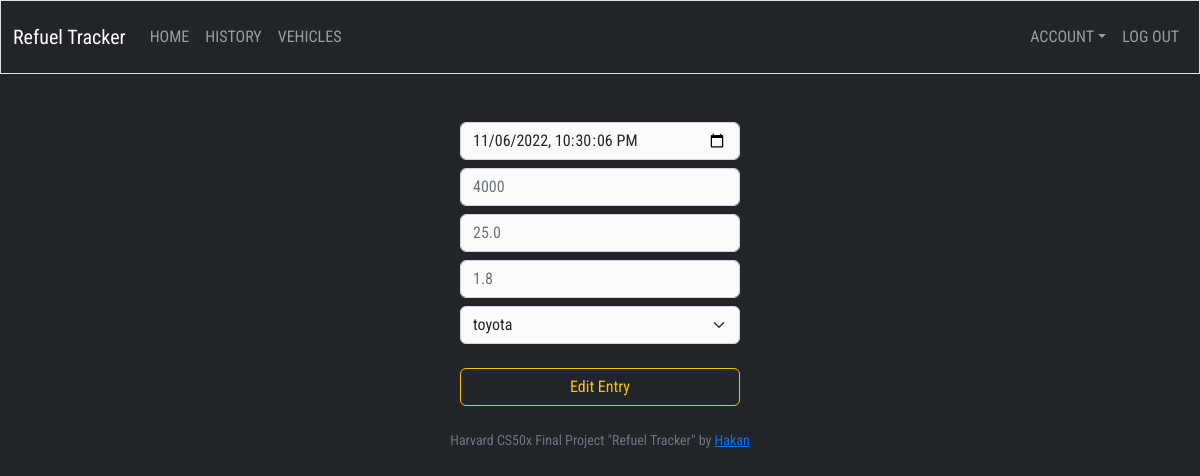
Page /edit/77 (signed in) on the committed database.
### tables this page shows
CREATE TABLE "refuels" (
	"id"	INTEGER NOT NULL UNIQUE,
	"date"	TEXT NOT NULL,
	"distance"	INTEGER NOT NULL DEFAULT 0,
	"volume"	REAL NOT NULL DEFAULT 0,
	"price"	REAL NOT NULL DEFAULT 0,
	"total_price"	REAL NOT NULL DEFAULT 0,
	"user_id"	INTEGER NOT NULL,
	"vehicle_id"	INTEGER NOT NULL,
	"vehicle_name"	TEXT NOT NULL,
	PRIMARY KEY("id" AUTOINCREMENT),
	FOREIGN KEY("vehicle_id") REFERENCES "vehicles"("id"),
	FOREIGN KEY("user_id") REFERENCES "users"("id")
);

### app.py (the view, shortened to what this page needs)
@app.route("/edit/<int:id>", methods=["GET", "POST"])
@login_required
def edit(id):
    refuel_db = db.execute(
        "SELECT * FROM refuels WHERE user_id=? AND id=?", session["user_id"], id)
    if not refuel_db:
        return errorMsg("Not found!")
    date = refuel_db[0]["date"]
    users_vehicles_db = db.execute(
        "SELECT name FROM vehicles WHERE user_id=?", session["user_id"])
    vehicles_list = []
    for vehicle in users_vehicles_db:
        if vehicle['name'] == refuel_db[0]["vehicle_name"]:
            continue
        else:
            vehicles_list.append(vehicle['name'])
    if request.method == "GET":
        return render_template("edit.html", refuel=refuel_db[0], date=date, id=id, vehicles=vehicles_list)
    else:
        return errorMsg("Method not allowed!")

### app.py (called while the page is built)
@app.after_request
def after_request(response):
    response.headers["Cache-Control"] = "no-cache, no-store, must-revalidate"
    response.headers["Expires"] = 0
    response.headers["Pragma"] = "no-cache"
    return response

### helpers.py (called while the page is built)
def login_required(f):
    @wraps(f)
    def decorated_function(*args, **kwargs):
        if session.get("user_id") is None:
            return redirect("/login")
        return f(*args, **kwargs)
    return decorated_function

### templates/edit.html (shortened to what this page needs)
{% extends "layout.html" %}
{% block main %}
<form action="/edit/{{id}}" autocomplete="off" method="post">
    <div class="my-4">
        <input class="form-control my-2 mx-auto w-sm-80" type="datetime-local" min="2010-01-01T00:00:00"
            max="2038-01-01T00:00:00" name="date" value="{{ date }}" step="any" required>
        <input class="form-control my-2 mx-auto w-sm-80" type="number" min="0" name="distance"
            placeholder="{{refuel['distance']}}" required>
        <input class="form-control my-2 mx-auto w-sm-80" type="number" min="0" step="any" name="volume"
            placeholder="{{refuel['volume']}}" required>
        <input class="form-control my-2 mx-auto w-sm-80" type="number" min="0" step="any" name="price"
            placeholder="{{refuel['price']}}" required>
        <select class="form-select mx-auto w-sm-80 mb-4" name="vehicle">
            <option selected value="{{ refuel['vehicle_name'] }}">{{ refuel['vehicle_name'] }}</option>
        </select>
    </div>
    <button class="btn btn-outline-warning w-sm-80 mx-auto px-5"> Edit Entry </button>
</form>
{% endblock %}

### static/styles.css (style rules this page uses)
body { font-family: 'Roboto Condensed', sans-serif; }
input[type="text"], input[type="number"], input[type="password"], input[type="datetime-local"], .form-select { width: 280px; background-color: #fbfbfb; }
.btn { width: 280px; }

### rows in the picture
refuels: date "11/06/2022 22:30:06", distance "4000", volume "25.0", price "1.8", vehicle "toyota"
